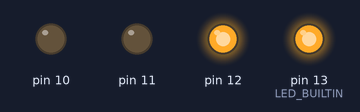
A sketch run on a simulated Arduino Uno, built with avr-gcc and run on an emulated ATmega328P. Shown: output pins drawn as LEDs (lit = HIGH).

Above: at 0.7 s.
At 2.2 s:
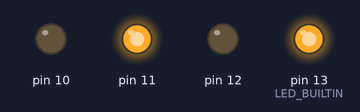
At 3.7 s:
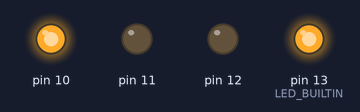
Timing chart, 0 to 5.2 s (numbered marks = the images above):
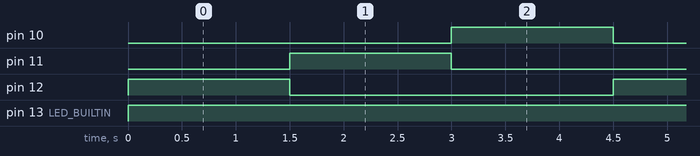

Measured:
- by itself, pin 10–12: alternates HIGH for 1.5 s and LOW for 3.0 s
- by itself, pin 13 (LED_BUILTIN): LOW → HIGH at 0.00 s
- by itself, everything shown: repeats every 4.5 s, in 4 steps

The sketch:

semaforo.ino
```cpp
// C++ code
//
void setup()
{
  pinMode(LED_BUILTIN, OUTPUT);
  pinMode(12, OUTPUT);
  pinMode(11, OUTPUT);
  pinMode(10, OUTPUT);
}

void loop()
{
  digitalWrite(LED_BUILTIN, HIGH);
  digitalWrite(12, HIGH);
  delay(1500); // Wait for 1500 millisecond(s)
  digitalWrite(12, LOW);
  digitalWrite(LED_BUILTIN, HIGH);
  digitalWrite(11, HIGH);
  delay(1500); // Wait for 1500 millisecond(s)
  digitalWrite(11, LOW);
  digitalWrite(LED_BUILTIN, HIGH);
  digitalWrite(10, HIGH);
  delay(1500); // Wait for 1500 millisecond(s)
  digitalWrite(10, LOW);
}
```
